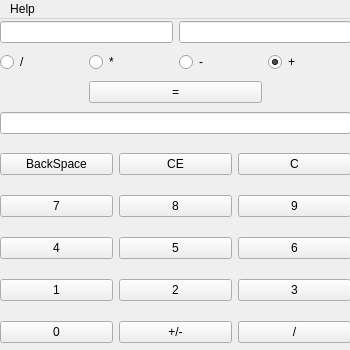
<?xml version="1.0" encoding="UTF-8"?>
<ui version="4.0">
 <class>MainWindow</class>
 <widget class="QMainWindow" name="MainWindow">
  <property name="geometry">
   <rect>
    <x>0</x>
    <y>0</y>
    <width>350</width>
    <height>350</height>
   </rect>
  </property>
  <property name="windowTitle">
   <string>MainWindow</string>
  </property>
  <widget class="QWidget" name="centralwidget">
   <widget class="QWidget" name="gridLayoutWidget">
    <property name="geometry">
     <rect>
      <x>0</x>
      <y>120</y>
      <width>351</width>
      <height>221</height>
     </rect>
    </property>
    <layout class="QGridLayout" name="gridLayout">
     <item row="0" column="2">
      <widget class="QPushButton" name="btnCE">
       <property name="text">
        <string>CE</string>
       </property>
      </widget>
     </item>
     <item row="1" column="2">
      <widget class="QPushButton" name="btn8">
       <property name="text">
        <string>8</string>
       </property>
      </widget>
     </item>
     <item row="1" column="1">
      <widget class="QPushButton" name="btn7">
       <property name="text">
        <string>7</string>
       </property>
      </widget>
     </item>
     <item row="3" column="1">
      <widget class="QPushButton" name="btn1">
       <property name="text">
        <string>1</string>
       </property>
      </widget>
     </item>
     <item row="3" column="3">
      <widget class="QPushButton" name="btn3">
       <property name="text">
        <string>3</string>
       </property>
      </widget>
     </item>
     <item row="1" column="3">
      <widget class="QPushButton" name="btn9">
       <property name="text">
        <string>9</string>
       </property>
      </widget>
     </item>
     <item row="3" column="2">
      <widget class="QPushButton" name="btn2">
       <property name="text">
        <string>2</string>
       </property>
      </widget>
     </item>
     <item row="2" column="3">
      <widget class="QPushButton" name="btn6">
       <property name="text">
        <string>6</string>
       </property>
      </widget>
     </item>
     <item row="0" column="1">
      <widget class="QPushButton" name="btnBS">
       <property name="sizePolicy">
        <sizepolicy hsizetype="Minimum" vsizetype="Preferred">
         <horstretch>0</horstretch>
         <verstretch>0</verstretch>
        </sizepolicy>
       </property>
       <property name="text">
        <string>BackSpace</string>
       </property>
      </widget>
     </item>
     <item row="2" column="2">
      <widget class="QPushButton" name="btn5">
       <property name="text">
        <string>5</string>
       </property>
      </widget>
     </item>
     <item row="2" column="1">
      <widget class="QPushButton" name="btn4">
       <property name="text">
        <string>4</string>
       </property>
      </widget>
     </item>
     <item row="0" column="3">
      <widget class="QPushButton" name="btnC0">
       <property name="text">
        <string>C</string>
       </property>
      </widget>
     </item>
     <item row="4" column="1">
      <widget class="QPushButton" name="btn0">
       <property name="text">
        <string>0</string>
       </property>
      </widget>
     </item>
     <item row="4" column="2">
      <widget class="QPushButton" name="btnSign">
       <property name="text">
        <string>+/-</string>
       </property>
      </widget>
     </item>
     <item row="4" column="3">
      <widget class="QPushButton" name="btnSlash">
       <property name="text">
        <string>/</string>
       </property>
      </widget>
     </item>
    </layout>
   </widget>
   <widget class="QWidget" name="gridLayoutWidget_2">
    <property name="geometry">
     <rect>
      <x>0</x>
      <y>-1</y>
      <width>351</width>
      <height>121</height>
     </rect>
    </property>
    <layout class="QGridLayout" name="gridLayout_2">
     <item row="1" column="0">
      <widget class="QRadioButton" name="radioDiv">
       <property name="text">
        <string>/</string>
       </property>
       <attribute name="buttonGroup">
        <string notr="true">buttonGroup</string>
       </attribute>
      </widget>
     </item>
     <item row="0" column="2" colspan="2">
      <widget class="QLineEdit" name="lineEdit_second"/>
     </item>
     <item row="0" column="0" colspan="2">
      <widget class="QLineEdit" name="lineEdit_first"/>
     </item>
     <item row="1" column="2">
      <widget class="QRadioButton" name="radioSub">
       <property name="text">
        <string>-</string>
       </property>
       <attribute name="buttonGroup">
        <string notr="true">buttonGroup</string>
       </attribute>
      </widget>
     </item>
     <item row="1" column="1">
      <widget class="QRadioButton" name="radioMul">
       <property name="text">
        <string>*</string>
       </property>
       <attribute name="buttonGroup">
        <string notr="true">buttonGroup</string>
       </attribute>
      </widget>
     </item>
     <item row="1" column="3">
      <widget class="QRadioButton" name="radioAdd">
       <property name="text">
        <string>+</string>
       </property>
       <property name="checked">
        <bool>true</bool>
       </property>
       <attribute name="buttonGroup">
        <string notr="true">buttonGroup</string>
       </attribute>
      </widget>
     </item>
     <item row="5" column="0" colspan="4">
      <widget class="QLineEdit" name="lineEdit_result"/>
     </item>
     <item row="4" column="1" colspan="2">
      <widget class="QPushButton" name="btnResult">
       <property name="text">
        <string>=</string>
       </property>
      </widget>
     </item>
    </layout>
   </widget>
  </widget>
  <widget class="QMenuBar" name="menubar">
   <property name="geometry">
    <rect>
     <x>0</x>
     <y>0</y>
     <width>350</width>
     <height>21</height>
    </rect>
   </property>
   <widget class="QMenu" name="menuHelp">
    <property name="title">
     <string>Help</string>
    </property>
    <addaction name="actionAbout"/>
   </widget>
   <addaction name="menuHelp"/>
  </widget>
  <action name="actionAbout">
   <property name="text">
    <string>About</string>
   </property>
  </action>
 </widget>
 <tabstops>
  <tabstop>lineEdit_first</tabstop>
  <tabstop>lineEdit_second</tabstop>
  <tabstop>radioDiv</tabstop>
  <tabstop>radioMul</tabstop>
  <tabstop>radioSub</tabstop>
  <tabstop>radioAdd</tabstop>
  <tabstop>btnResult</tabstop>
  <tabstop>lineEdit_result</tabstop>
  <tabstop>btnBS</tabstop>
  <tabstop>btnCE</tabstop>
  <tabstop>btnC0</tabstop>
  <tabstop>btn7</tabstop>
  <tabstop>btn8</tabstop>
  <tabstop>btn9</tabstop>
  <tabstop>btn4</tabstop>
  <tabstop>btn5</tabstop>
  <tabstop>btn6</tabstop>
  <tabstop>btn1</tabstop>
  <tabstop>btn2</tabstop>
  <tabstop>btn3</tabstop>
  <tabstop>btn0</tabstop>
  <tabstop>btnSign</tabstop>
  <tabstop>btnSlash</tabstop>
 </tabstops>
 <resources/>
 <connections/>
 <buttongroups>
  <buttongroup name="buttonGroup"/>
 </buttongroups>
</ui>
